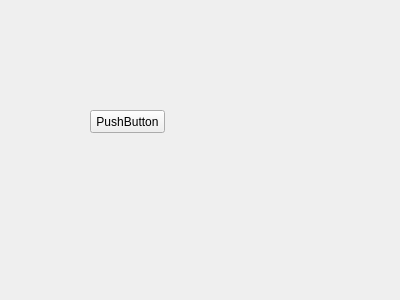
<?xml version="1.0" encoding="UTF-8"?>
<ui version="4.0">
 <class>ChildWindow</class>
 <widget class="QWidget" name="ChildWindow">
  <property name="geometry">
   <rect>
    <x>0</x>
    <y>0</y>
    <width>400</width>
    <height>300</height>
   </rect>
  </property>
  <property name="windowTitle">
   <string>Form</string>
  </property>
  <widget class="QPushButton" name="pushButton">
   <property name="geometry">
    <rect>
     <x>90</x>
     <y>110</y>
     <width>75</width>
     <height>23</height>
    </rect>
   </property>
   <property name="text">
    <string>PushButton</string>
   </property>
  </widget>
 </widget>
 <resources/>
 <connections/>
</ui>
